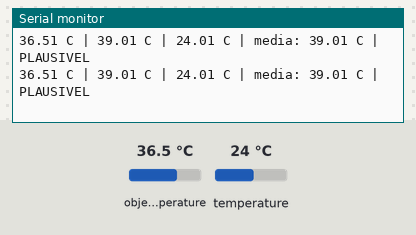
The sketch below on a simulated Arduino Uno, built with avr-gcc and run on an emulated ATmega328P. Parts: the last lines printed to the serial monitor. Inputs (shaded band) come from the test bench; at power-on: object temperature 36.5 °C, temperature 24 °C.

Above: at 1.7 s.
1.8 s: object temperature set to 20 °C
At 2.9 s:
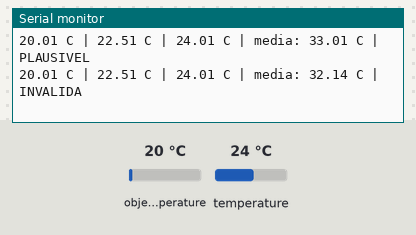
4.4 s: temperature set to 12 °C
At 4.53 s:
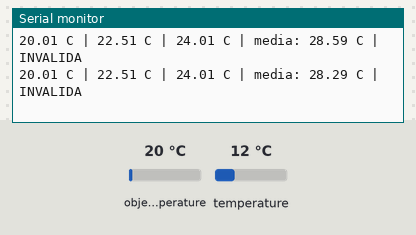
5.9 s: object temperature set to 26 °C
At 5.96 s:
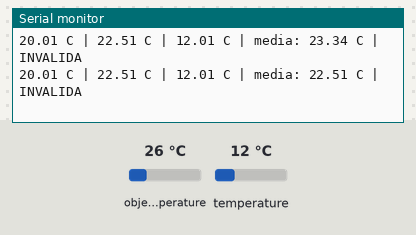
Timing chart, 0 to 8.9 s (numbered marks = the images above; inputs shaded):
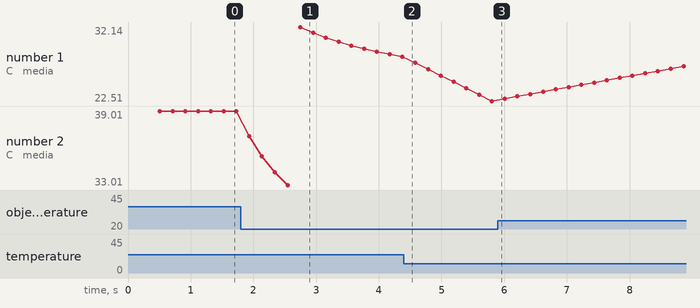

Measured:
- after the input at 1.8 s, the serial monitor: prints a new line after 0.13 s (image 1)
- plotted number 1: 22.51 → 28.51 after the input at 5.9 s
- plotted number 2: 39.01 → 33.01 after the input at 1.8 s

The sketch:

TesteTemperatura.ino
```cpp
// Sketch isolado de teste e calibracao do sensor de temperatura (I2C).
// Nao usa WiFi nem MQTT: serve apenas para afinar o offset de calibracao
// e validar a janela de plausibilidade antes de integrar no sketch principal.
//
// Ligacoes: VIN -> 3V3, GND -> GND, SDA -> GPIO 21, SCL -> GPIO 22
// Biblioteca necessaria: "Adafruit MLX90614 Library" (Library Manager)

#include <Wire.h>
#include <Adafruit_MLX90614.h>

// Um sensor de infravermelhos le a temperatura da pele, que e 2 a 3 graus
// inferior a temperatura corporal. Este offset compensa essa diferenca e
// afina-se comparando com um termometro real (ver procedimento no fim).
const float offsetCalibracao = 2.5;

// Janela de plausibilidade prevista para o valor compensado (a validar aqui):
// abaixo de 33.0 ou acima de 42.5 sera tratado como leitura invalida no backend
const float plausivelMinimo = 33.0;
const float plausivelMaximo = 42.5;

Adafruit_MLX90614 sensorTemp = Adafruit_MLX90614();

// media movel simples das ultimas leituras compensadas, para prever
// o comportamento da futura medicao real (media de ~20 amostras)
const int numAmostras = 20;
float amostras[numAmostras];
int indiceAmostra = 0;
int totalAmostras = 0;

void setup() {
  Serial.begin(115200);
  delay(500);

  if (!sensorTemp.begin()) {
    Serial.println("ERRO: sensor de temperatura nao encontrado no I2C.");
    Serial.println("Verificar ligacoes SDA=21, SCL=22 e alimentacao a 3.3V.");
    while (true) delay(1000);
  }

  Serial.println("Sensor de temperatura iniciado.");
  Serial.println("Colunas: objeto(cru) | objeto(compensado) | ambiente | media(20) | plausivel?");
}

void loop() {
  float objetoCru = sensorTemp.readObjectTempC();
  float ambiente = sensorTemp.readAmbientTempC();
  float compensado = objetoCru + offsetCalibracao;

  amostras[indiceAmostra] = compensado;
  indiceAmostra = (indiceAmostra + 1) % numAmostras;
  if (totalAmostras < numAmostras) totalAmostras++;

  float soma = 0;
  for (int i = 0; i < totalAmostras; i++) {
    soma += amostras[i];
  }
  float media = soma / totalAmostras;

  bool plausivel = media >= plausivelMinimo && media <= plausivelMaximo;

  Serial.print(objetoCru, 2);
  Serial.print(" C | ");
  Serial.print(compensado, 2);
  Serial.print(" C | ");
  Serial.print(ambiente, 2);
  Serial.print(" C | media: ");
  Serial.print(media, 2);
  Serial.print(" C | ");
  Serial.println(plausivel ? "PLAUSIVEL" : "INVALIDA");

  delay(200); // mesma cadencia de amostragem prevista para a medicao real
}

// Procedimento de calibracao:
// 1. Apontar o sensor a testa a 2-3 cm e esperar que a media estabilize
// 2. Medir a temperatura real com um termometro comercial
// 3. Ajustar offsetCalibracao pela diferenca e repetir ate as medias coincidirem
// 4. Validar a janela: apontar ao ar (deve dar INVALIDA), a testa (PLAUSIVEL)
//    e a um objeto quente, e.g. cha acabado de fazer (deve dar INVALIDA)
```
